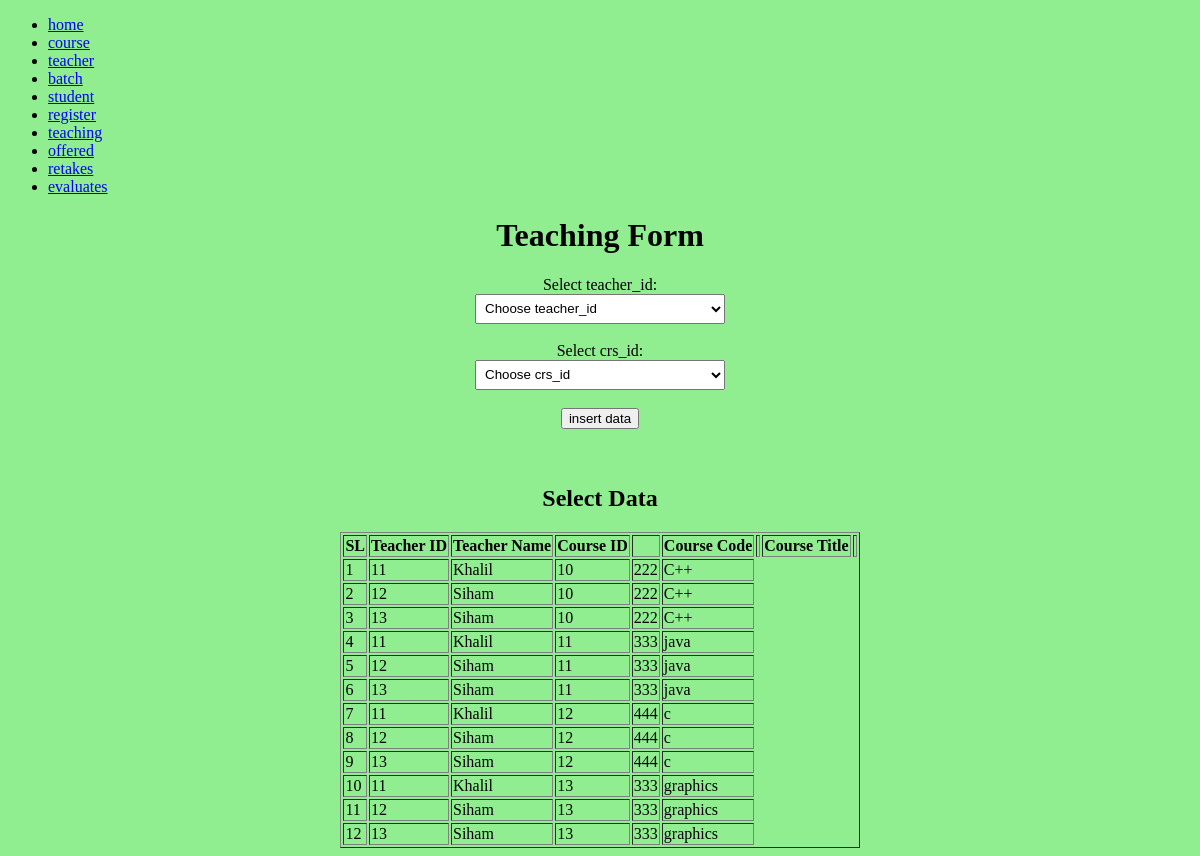
The page /teaching.php on the database its author committed.
### tables this page shows
CREATE TABLE IF NOT EXISTS `teacher` (
  `teacher_id` int(110) NOT NULL AUTO_INCREMENT,
  `teacher_name` varchar(110) NOT NULL,
  PRIMARY KEY (`teacher_id`)
);

CREATE TABLE IF NOT EXISTS `course` (
  `crs_id` int(110) NOT NULL AUTO_INCREMENT,
  `crs_code` int(110) NOT NULL,
  `crs_title` varchar(110) NOT NULL,
  PRIMARY KEY (`crs_id`)
);

### teaching.php (the view, shortened to what this page needs)
<!DOCTYPE HTML>
<html>
	<head>
		<link rel="stylesheet" href="style.css">
	</head>
	<body>
			<ul>
	 <li><a href="index.php">home</a></li>
      <li><a href="course.php">course</a></li>
      <li><a href="teacher.php">teacher</a></li>
      <li><a href="batch.php">batch</a></li>
      <li><a href="student.php">student</a></li>
      <li><a href="register.php">register</a></li>
	  <li><a href="teaching.php">teaching</a></li>
	  <li><a href="offered.php">offered</a></li>
	  <li><a href="retakes.php">retakes</a></li>
	  <li><a href="evaluates.php">evaluates</a></li>
			</ul>
<html>
<head>
</head>
<body>
<center>
<h1>Teaching Form </h1>
<form action="" style "margin-left:170px;" method="post">
<label for="sel1">Select teacher_id:</label><br>
					<select name="teacher_id" style="width:250px;height:30px;padding:5px 5px;">
									<option selected="selected"><center> Choose teacher_id </center></option>
							  </select><br><br>
<label for="sel1">Select crs_id:</label><br>
					<select name="crs_id" style="width:250px;height:30px;padding:5px 5px;">
									<option selected="selected"><center> Choose crs_id </center></option>
							  </select><br><br>
<input type= "submit" value="insert data" name="send"><br><br>
</form>
<br>
<?php
$conn = mysqli_connect("localhost","root","","razia_sultana");
?>
 <h2>Select Data</h2>
			 <table border="1" text-align="center">
			<tr>
				<th>SL</th>
				<th>Teacher ID</th>
				<th>Teacher Name</th>
				<th>Course ID<th>
			    <th>Course Code<th>
				<th>Course Title<th>
			</tr>
<?php
$sql = "select teacher.teacher_id, teacher.teacher_name, course.crs_id, course.crs_code, course.crs_title
from teacher,course";
$result = mysqli_query($conn,$sql);
$count = 1;
foreach($result as $output){
?>
<tr>
	<td><?php echo $count; ?></td>
	<td><?php echo $output['teacher_id']; ?></td>
	<td><?php echo $output['teacher_name']; ?></td>
   <td><?php echo $output['crs_id']; ?></td>
   <td><?php echo $output['crs_code']; ?></td>
   <td><?php echo $output['crs_title']; ?></td>
</tr>
<?php
$count++;
}
?>
</table>
</body>
</html>

### teaching.php (style rules this page uses)
body { background-color:lightgreen; }

### rows shown on the page
teacher: teacher_id "11", teacher_name "Khalil", course.crs_id "10", course.crs_code "222", course.crs_title "C++", course.crs_id "11", course.crs_code "333", course.crs_title "java", course.crs_id "12", course.crs_code "444", course.crs_title "c", course.crs_id "13", course.crs_title "graphics"
teacher: teacher_id "12", teacher_name "Siham", course.crs_id "10", course.crs_code "222", course.crs_title "C++", course.crs_id "11", course.crs_code "333", course.crs_title "java", course.crs_id "12", course.crs_code "444", course.crs_title "c", course.crs_id "13", course.crs_title "graphics"
teacher: teacher_id "13", teacher_name "Siham", course.crs_id "10", course.crs_code "222", course.crs_title "C++", course.crs_id "11", course.crs_code "333", course.crs_title "java", course.crs_id "12", course.crs_code "444", course.crs_title "c", course.crs_id "13", course.crs_title "graphics"
